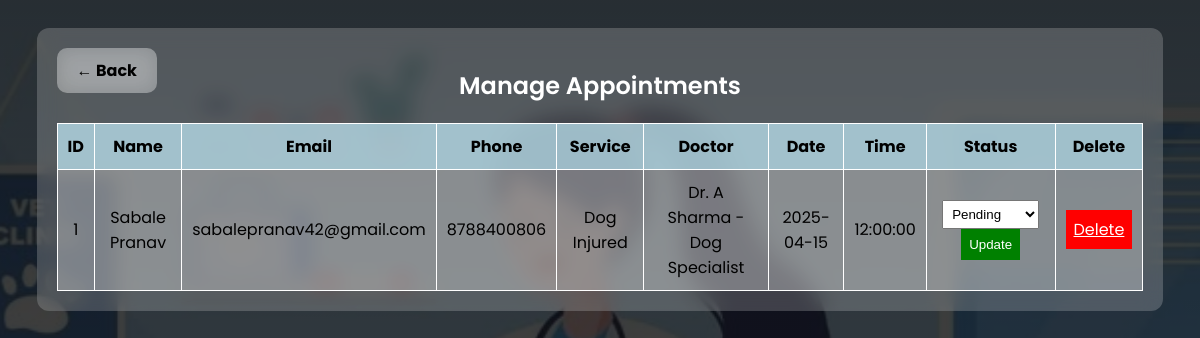
The app's page /manage_appointments.php (signed in) with its own data.
### tables this page shows
CREATE TABLE `appointments` (
  `id` int(11) NOT NULL,
  `user_id` int(11) DEFAULT NULL,
  `name` varchar(255) DEFAULT NULL,
  `email` varchar(255) DEFAULT NULL,
  `phone` varchar(20) DEFAULT NULL,
  `service` varchar(255) DEFAULT NULL,
  `doctor_id` int(11) DEFAULT NULL,
  `appointment_date` date DEFAULT NULL,
  `appointment_time` time DEFAULT NULL,
  `status` enum('Pending','Approved','Cancelled') DEFAULT 'Pending',
  `created_at` timestamp NOT NULL DEFAULT current_timestamp()
);

### manage_appointments.php (the view, shortened to what this page needs)
<?php
include 'db.php';
$result = mysqli_query($conn, "SELECT * FROM appointments");
?>
<!DOCTYPE html>
<html lang="en">
<head>
</head>
<body>
    <div class="container">
        <a href="admin_dashboard.php" class="back-btn">← Back</a>
        <h2>Manage Appointments</h2>
        <table>
            <tr>
                <th>ID</th> <th>Name</th> <th>Email</th> <th>Phone</th> <th>Service</th> <th>Doctor</th> <th>Date</th> <th>Time</th> <th>Status</th> <th>Delete</th>
            </tr>
            <?php while ($row = mysqli_fetch_assoc($result)) { ?>
                <tr>
                    <td><?= $row['id'] ?></td>
                    <td><?= $row['name'] ?></td>
                    <td><?= $row['email'] ?></td>
                    <td><?= $row['phone'] ?></td>
                    <td><?= $row['service'] ?></td>
                    <td>
                        <?php
                        $doctor_names = [
                            1 => "Dr. A Sharma - Dog Specialist",
                            2 => "Dr. B Patel - Cat Specialist",
                            3 => "Dr. C Verma - Bird Specialist",
                            4 => "Dr. D Gupta - General Vet",
                            5 => "Dr. E Joshi - Exotic Pets Specialist"
                        ];
                        echo $doctor_names[$row['doctor_id']] ?? "Unknown Doctor";
                        ?>
                    </td>
                    <td><?= $row['appointment_date'] ?></td>
                    <td><?= $row['appointment_time'] ?></td>
                    <td>
                        <form method="POST" class="status-form">
                            <select name="status">
                                <option value="Pending" <?= $row['status'] == 'Pending' ? 'selected' : '' ?>>Pending</option>
                            </select>
                            <button type="submit" name="update_status" class="update-btn">Update</button>
                        </form>
                    </td>
                    <td><a href="manage_appointments.php?delete=<?= $row['id'] ?>" class="delete-btn" onclick="return confirm('Are you sure?')">Delete</a></td>
                </tr>
            <?php } ?>
        </table>
    </div>
</body>
</html>

### manage_appointments.php (style rules this page uses)
body { font-family: 'Poppins', sans-serif; background: linear-gradient(rgba(0, 0, 0, 0.8), rgba(0, 0, 0, 0.7)), url('./assets/medical.jpg') no-repeat center center/cover; background-attachment: fixed; color: white; text-align: center; padding: 20px; }
.container { width: 95%; margin: auto; padding: 20px; background: rgba(255, 255, 255, 0.2); border-radius: 12px; backdrop-filter: blur(10px); -webkit-backdrop-filter: blur(10px); }
h2 { text-align: center; color: white; font-weight: 600; }
table { width: 100%; border-collapse: collapse; background: rgba(255, 255, 255, 0.3); color: black; }
th, td { padding: 10px; border: 1px solid white; text-align: center; }
th { background: rgba(173, 216, 230, 0.7); }
.status-form select { padding: 5px; }
.update-btn, .delete-btn { padding: 8px; border: none; cursor: pointer; }
.update-btn { background: green; color: white; }
.delete-btn { background: red; color: white; }
.back-btn { font-family: 'Poppins', sans-serif; position: absolute; top: 20px; left: 20px; background: rgba(255, 255, 255, 0.3); backdrop-filter: blur(10px); padding: 10px 20px; border-radius: 10px; text-decoration: none; color: black; font-weight: bold; transition: 0.3s; }

### records on screen
appointments: id "1", name "Sabale Pranav", email "sabalepranav42@gmail.com", phone "8788400806", service "Dog Injured", doctor "Dr. A Sharma - Dog Specialist", appointment_date "2025-04-15", appointment_time "12:00:00"
